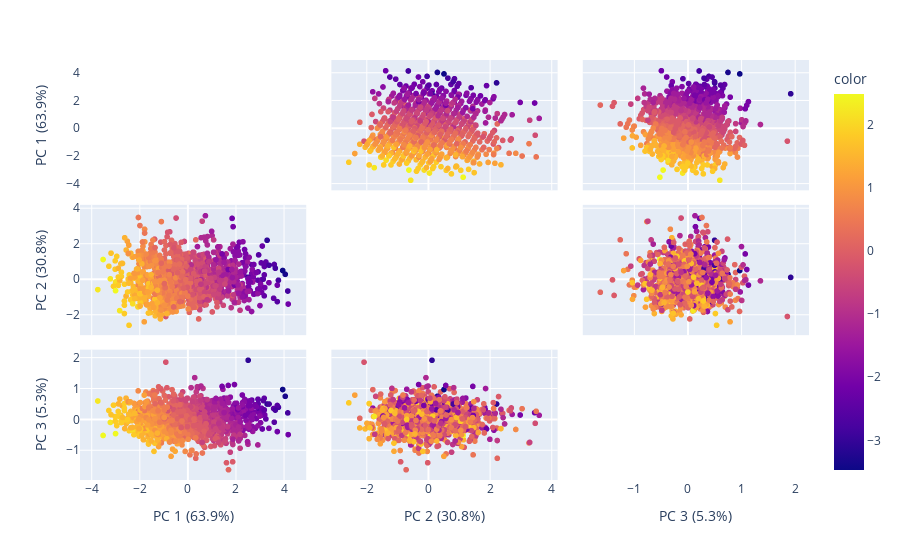

Write notebook code for a chart like this one.
### Code cell
pca = PCA()
components = pca.fit_transform(hockey_scaled[pca_features])
labels = {
    str(i): f"PC {i+1} ({var:.1f}%)"
    for i, var in enumerate(pca.explained_variance_ratio_ * 100)
}

fig = px.scatter_matrix(components, labels=labels, dimensions=range(3), color=hockey_scaled["Height"])
fig.update_traces(diagonal_visible=False)
fig.show()

### Figure 1 — Plotly figure (JSON) as saved in the notebook; plotly's stock layout.template omitted (floating-point values rounded to 4 significant figures; data arrays with more than 128 entries replaced by an {"elided": "..."} marker saying what was removed)
{"data": [{"diagonal": {"visible": false}, "dimensions": [{"axis": {"matches": true}, "label": "PC 1 (63.9%)", "values": {"elided": "1290 float values"}}, {"axis": {"matches": true}, "label": "PC 2 (30.8%)", "values": {"elided": "1290 float values"}}, {"axis": {"matches": true}, "label": "PC 3 (5.3%)", "values": {"elided": "1290 float values"}}], "hovertemplate": "%{xaxis.title.text}=%{x}<br>%{yaxis.title.text}=%{y}<br>color=%{marker.color}<extra></extra>", "legendgroup": "", "marker": {"color": {"elided": "1290 float values"}, "coloraxis": "coloraxis", "symbol": "circle"}, "name": "", "showlegend": false, "type": "splom"}], "layout": {"coloraxis": {"colorbar": {"title": {"text": "color"}}, "colorscale": [[0, "#0d0887"], [0.1111, "#46039f"], [0.2222, "#7201a8"], [0.3333, "#9c179e"], [0.4444, "#bd3786"], [0.5556, "#d8576b"], [0.6667, "#ed7953"], [0.7778, "#fb9f3a"], [0.8889, "#fdca26"], [1, "#f0f921"]]}, "dragmode": "select", "legend": {"tracegroupgap": 0}, "margin": {"t": 60}}}
